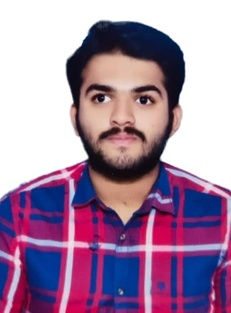
#> input picture image_1.jpg, 231 x 313 px, shrunk from 370 x 500 before the run
$ python Hello.py
#> lines starting #> are read from the running program, lines starting #| are printed output that depends on the picture; after the words box and inside, x2 and y2 are one past the last pixel; in counts of white or black regions, pixels touching at a corner belong together
import cv2
import matplotlib.pyplot as plt


# Load the first image
image1 = cv2.imread("image_1.jpg")
#> image1 is the input picture: shape (313, 231, 3); mean B, G, R 162.9, 135, 165.3

# Convert to grayscale
img_gray1 = cv2.cvtColor(image1, cv2.COLOR_BGR2GRAY)
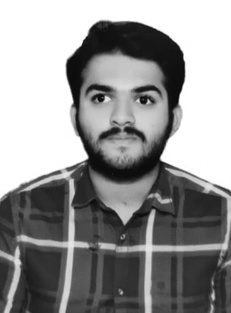
#> img_gray1: shape (313, 231); min 3, max 255, mean 147.3

# Apply thresholding
ret, thresh1 = cv2.threshold(img_gray1, 150, 255, cv2.THRESH_BINARY)
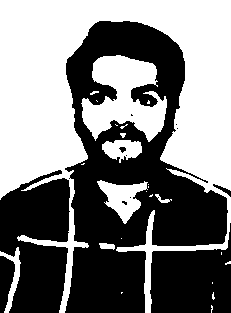
#> thresh1: shape (313, 231); 49.4% white; 25 white regions (16 under 20 px)

# Display the image
plt.figure(figsize=(14, 6))
plt.subplot(1, 3, 1)
plt.imshow(cv2.cvtColor(image1, cv2.COLOR_BGR2RGB)) # Convert BGR to RGB for Matplotlib
plt.title('Original Image')
plt.subplot(1, 3, 2)
plt.imshow(img_gray1, cmap='gray')
plt.title('Grayscale Image')
plt.subplot(1, 3, 3)
plt.imshow(thresh1, cmap='gray')
plt.title('Thresholded Image')
plt.tight_layout()
plt.show()
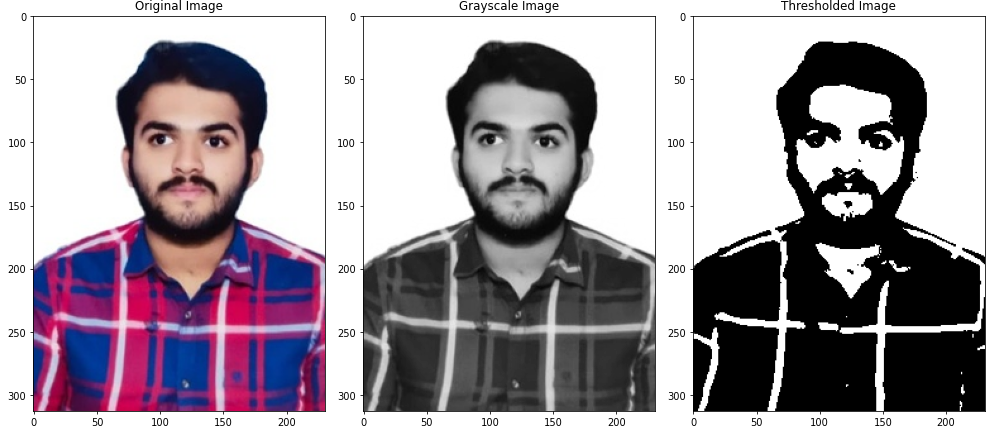
#> figure drawn by matplotlib, 3 panels

# Detect the contours on binary image
contours1, hierarchy1 = cv2.findContours(image=thresh1, mode=cv2.RETR_TREE, method=cv2.CHAIN_APPROX_NONE)
#> contours1 = 34 contours, 26 with area under 20; largest, box (x1, y1, x2, y2) and area: (0, 0, 231, 313) 27906, (81, 55, 167, 142) 4070, (97, 180, 148, 224) 1010, (102, 140, 142, 163) 572, (0, 247, 21, 313) 332, (99, 243, 115, 250) 64, (155, 194, 172, 203) 36, (118, 146, 127, 154) 36

# Draw contours on original image
#> (the run stopped early here; a loop or call above may not have finished)
